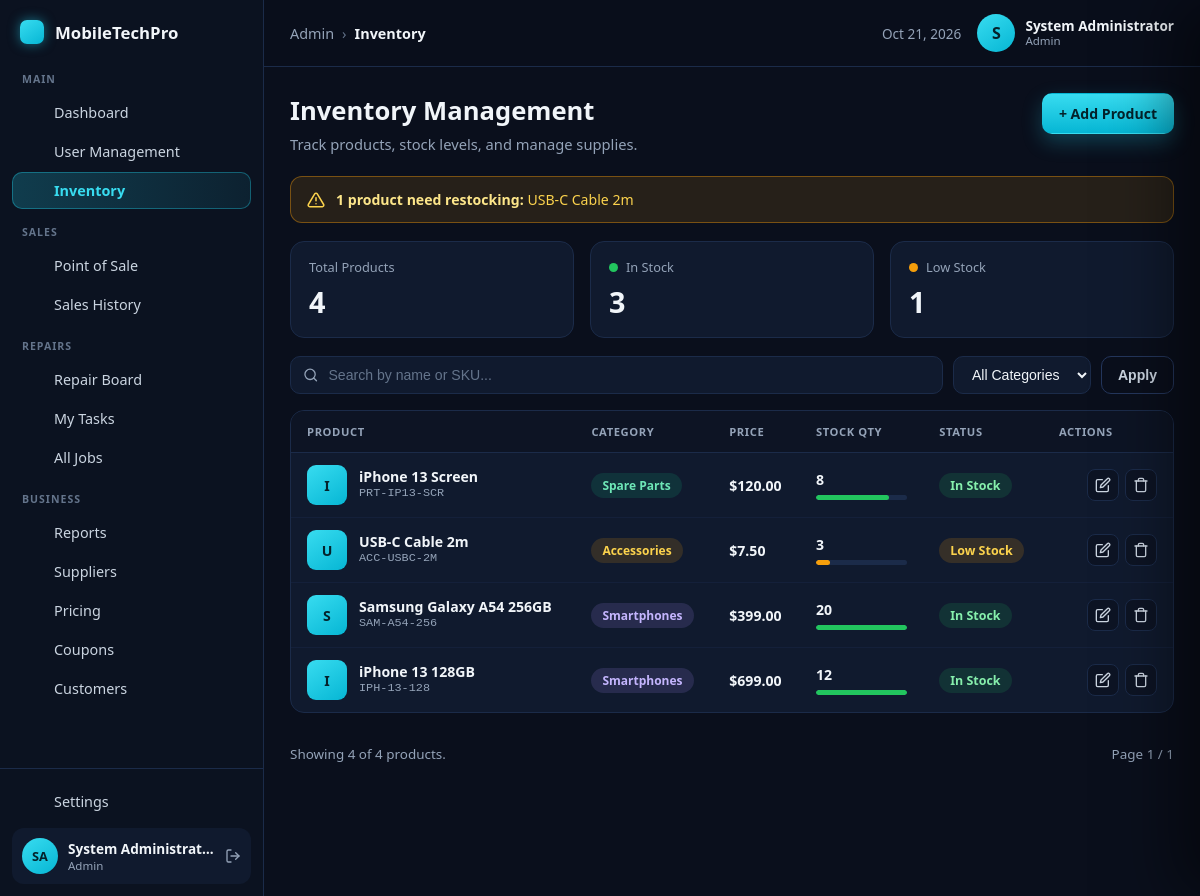
Page /admin/inventory (signed in) on the committed database.
### tables this page shows
CREATE TABLE products (
    product_id    INT UNSIGNED NOT NULL AUTO_INCREMENT,
    sku           VARCHAR(60)  NOT NULL,
    name          VARCHAR(160) NOT NULL,
    description   TEXT             NULL,
    category_id   INT UNSIGNED     NULL,
    brand_id      INT UNSIGNED     NULL,
    supplier_id   INT UNSIGNED     NULL,
    cost_price    DECIMAL(10,2) NOT NULL DEFAULT 0.00,
    selling_price DECIMAL(10,2) NOT NULL DEFAULT 0.00,
    image_path    VARCHAR(255)     NULL,            
    active        TINYINT(1)    NOT NULL DEFAULT 1,
    created_at    TIMESTAMP     NOT NULL DEFAULT CURRENT_TIMESTAMP,
    updated_at    TIMESTAMP     NOT NULL DEFAULT CURRENT_TIMESTAMP ON UPDATE CURRENT_TIMESTAMP,
    PRIMARY KEY (product_id),
    UNIQUE KEY uq_products_sku (sku),
    KEY idx_products_category (category_id),
    KEY idx_products_brand (brand_id),
    KEY idx_products_supplier (supplier_id),
    KEY idx_products_name (name),
    CONSTRAINT fk_products_category FOREIGN KEY (category_id)
        REFERENCES categories (category_id) ON DELETE SET NULL ON UPDATE CASCADE,
    CONSTRAINT fk_products_brand FOREIGN KEY (brand_id)
        REFERENCES brands (brand_id) ON DELETE SET NULL ON UPDATE CASCADE,
    CONSTRAINT fk_products_supplier FOREIGN KEY (supplier_id)
        REFERENCES suppliers (supplier_id) ON DELETE SET NULL ON UPDATE CASCADE
);

CREATE TABLE categories (
    category_id INT UNSIGNED NOT NULL AUTO_INCREMENT,
    name        VARCHAR(100) NOT NULL,
    created_at  TIMESTAMP    NOT NULL DEFAULT CURRENT_TIMESTAMP,
    PRIMARY KEY (category_id),
    UNIQUE KEY uq_categories_name (name)
);

CREATE TABLE inventory (
    inventory_id  INT UNSIGNED NOT NULL AUTO_INCREMENT,
    product_id    INT UNSIGNED NOT NULL,
    quantity      INT NOT NULL DEFAULT 0,
    reorder_level INT NOT NULL DEFAULT 5,           
    location      VARCHAR(80)      NULL,
    updated_at    TIMESTAMP    NOT NULL DEFAULT CURRENT_TIMESTAMP ON UPDATE CURRENT_TIMESTAMP,
    PRIMARY KEY (inventory_id),
    UNIQUE KEY uq_inventory_product (product_id),
    KEY idx_inventory_reorder (quantity, reorder_level),
    CONSTRAINT fk_inventory_product FOREIGN KEY (product_id)
        REFERENCES products (product_id) ON DELETE CASCADE ON UPDATE CASCADE
);

### app/Views/admin/inventory/index.php (the view, shortened to what the rows shown need)
<?php
$stockStatus = static function (int $qty, int $reorder): array {
    if ($qty <= 0) {
        return ['label' => 'Out of Stock', 'cls' => 'status--out', 'bar' => 'bar--red'];
    }
    if ($qty <= $reorder) {
        return ['label' => 'Low Stock', 'cls' => 'status--low', 'bar' => 'bar--amber'];
    }
    return ['label' => 'In Stock', 'cls' => 'status--in', 'bar' => 'bar--green'];
};
$stockPct = static function (int $qty, int $reorder): int {
    $target = max($reorder * 2, 10);
    return (int) max(4, min(100, round($qty / $target * 100)));
};
?>
<!DOCTYPE html>
<html lang="en">
<head>
    <link rel="stylesheet" href="<?= e(base_url('css/dashboard.css')) ?>">
    <link rel="stylesheet" href="<?= e(base_url('css/users.css')) ?>">
    <link rel="stylesheet" href="<?= e(base_url('css/inventory.css')) ?>">
</head>
<body class="dash-body">
    <div class="dash-layout">
        <?php require APP_ROOT . '/app/Views/partials/sidebar.php'; ?>
        <div class="dash-main">
            <header class="topbar">
                <nav class="breadcrumb" aria-label="Breadcrumb">
                    <span class="crumb">Admin</span>
                    <span class="crumb-sep">&rsaquo;</span>
                    <span class="crumb crumb-current">Inventory</span>
                </nav>
                <div class="topbar-right">
                    <span class="topbar-date"><?= e($today) ?></span>
                    <div class="user-chip">
                        <span class="user-avatar" aria-hidden="true"><?= e(strtoupper(substr((string) ($user['full_name'] ?? 'U'), 0, 1))) ?></span>
                        <span class="user-meta">
                            <span class="user-name"><?= e($user['full_name'] ?? 'User') ?></span>
                            <span class="user-role"><?= e(ucwords(str_replace('_', ' ', (string) ($user['user_type'] ?? '')))) ?></span>
                        </span>
                    </div>
                </div>
            </header>
            <main class="content">
                <div class="content-head">
                    <div>
                        <h1 class="page-greeting">Inventory Management</h1>
                        <p class="page-sub">Track products, stock levels, and manage supplies.</p>
                    </div>
                    <div class="content-actions">
                        <a class="btn-cyan" href="<?= e(base_url('/admin/inventory/create')) ?>">+ Add Product</a>
                    </div>
                </div>
                <?php if ($lowStockNames): ?>
                    <div class="alert-banner" role="alert">
                        <span>
                            <strong><?= e((string) count($lowStockNames)) ?> product<?= count($lowStockNames) === 1 ? '' : 's' ?> need restocking:</strong>
                            <?= e(implode(', ', array_slice($lowStockNames, 0, 8))) ?><?= count($lowStockNames) > 8 ? '&hellip;' : '' ?>
                        </span>
                    </div>
                <?php endif; ?>
                <section class="summary-grid">
                    <article class="summary-card">
                        <p class="summary-label">Total Products</p>
                        <p class="summary-value"><?= e((string) $counts['total']) ?></p>
                    </article>
                    <article class="summary-card">
                        <p class="summary-label"><span class="dot dot--green"></span> In Stock</p>
                        <p class="summary-value"><?= e((string) $counts['in_stock']) ?></p>
                    </article>
                    <article class="summary-card">
                        <p class="summary-label"><span class="dot dot--amber"></span> Low Stock</p>
                        <p class="summary-value"><?= e((string) $counts['low_stock']) ?></p>
                    </article>
                </section>
                <form class="user-toolbar" method="get" action="<?= e(base_url('/admin/inventory')) ?>">
                    <label class="toolbar-search">
                        <svg viewBox="0 0 24 24" width="16" height="16" fill="none" stroke="currentColor" stroke-width="2" stroke-linecap="round" stroke-linejoin="round" aria-hidden="true"><circle cx="11" cy="11" r="8"/><line x1="21" y1="21" x2="16.65" y2="16.65"/></svg>
                        <input type="search" name="q" class="search-input" placeholder="Search by name or SKU..." value="<?= e($q) ?>">
                    </label>
                    <select name="category" class="toolbar-select">
                        <option value="">All Categories</option>
                    </select>
                    <button type="submit" class="btn-outline">Apply</button>
                </form>
                <div class="table-wrap">
                    <table class="user-table inv-table">
                        <thead>
                            <tr>
                                <th>Product</th>
                                <th>Category</th>
                                <th>Price</th>
                                <th>Stock Qty</th>
                                <th>Status</th>
                                <th class="col-actions">Actions</th>
                            </tr>
                        </thead>
                        <tbody>
                            <?php foreach ($products as $p):
                                $qty = (int) ($p['quantity'] ?? 0);
                                $reorder = (int) ($p['reorder_level'] ?? 0);
                                $st = $stockStatus($qty, $reorder);
                                $pid = (int) $p['product_id'];
                                $catClass = 'cat-color-' . ((int) ($p['category_id'] ?? 0) % 5);
                            ?>
                                <tr>
                                    <td>
                                        <div class="prod-cell">
                                            <?php if (!empty($p['image_path'])): ?>
                                                <img class="prod-thumb" src="<?= e(base_url((string) $p['image_path'])) ?>" alt="<?= e($p['name']) ?>">
                                            <?php else: ?>
                                                <span class="prod-thumb prod-thumb--placeholder"><?= e(strtoupper(substr((string) $p['name'], 0, 1))) ?></span>
                                            <?php endif; ?>
                                            <span class="prod-meta">
                                                <a class="prod-name" href="<?= e(base_url('/admin/inventory/edit/' . $pid)) ?>"><?= e($p['name']) ?></a>
                                                <span class="prod-sku"><?= e((string) $p['sku']) ?></span>
                                            </span>
                                        </div>
                                    </td>
                                    <td><span class="cat-pill <?= e($catClass) ?>"><?= e((string) ($p['category_name'] ?? '—')) ?></span></td>
                                    <td class="cell-price">$<?= e(number_format((float) $p['selling_price'], 2)) ?></td>
                                    <td class="cell-stock">
                                        <span class="stock-qty"><?= e((string) $qty) ?></span>
                                        <span class="stock-bar"><span class="stock-bar-fill <?= e($st['bar']) ?>" data-pct="<?= e((string) $stockPct($qty, $reorder)) ?>"></span></span>
                                    </td>
                                    <td><span class="status-pill <?= e($st['cls']) ?>"><?= e($st['label']) ?></span></td>
                                    <td class="col-actions">
                                        <div class="row-actions">
                                            <a class="icon-btn" href="<?= e(base_url('/admin/inventory/edit/' . $pid)) ?>" aria-label="Edit product" title="Edit">
                                                <svg viewBox="0 0 24 24" width="16" height="16" fill="none" stroke="currentColor" stroke-width="2" stroke-linecap="round" stroke-linejoin="round" aria-hidden="true"><path d="M11 4H4a2 2 0 0 0-2 2v14a2 2 0 0 0 2 2h14a2 2 0 0 0 2-2v-7"/><path d="M18.5 2.5a2.12 2.12 0 0 1 3 3L12 15l-4 1 1-4z"/></svg>
                                            </a>
                                            <form method="post" action="<?= e(base_url('/admin/inventory/delete/' . $pid)) ?>" data-confirm="Delete <?= e($p['name']) ?>? This cannot be undone.">
                                                <button type="submit" class="icon-btn icon-btn--danger" aria-label="Delete product" title="Delete">
                                                    <svg viewBox="0 0 24 24" width="16" height="16" fill="none" stroke="currentColor" stroke-width="2" stroke-linecap="round" stroke-linejoin="round" aria-hidden="true"><polyline points="3 6 5 6 21 6"/><path d="M19 6v14a2 2 0 0 1-2 2H7a2 2 0 0 1-2-2V6m3 0V4a2 2 0 0 1 2-2h4a2 2 0 0 1 2 2v2"/></svg>
                                                </button>
                                            </form>
                                        </div>
                                    </td>
                                </tr>
                            <?php endforeach; ?>
                        </tbody>
                    </table>
                </div>
                <div class="pagination">
                    <span class="pagination-info">Showing <?= e((string) $shown) ?> of <?= e((string) $total) ?> products.</span>
                    <div class="pagination-nav">
                        <span class="pagination-page">Page <?= e((string) $page) ?> / <?= e((string) $pages) ?></span>
                    </div>
                </div>
            </main>
        </div>
    </div>
</body>
</html>

### app/Core/App.php (shortened to what the rows shown need)
<?php
class App
{
    private array $routes = [
        'GET' => [],
        'POST' => [],
    ];
    private function add(string $method, string $path, array $handler): void
    {
        $this->routes[$method][] = [
            'segments' => $this->segments($path),
            'handler' => $handler,
        ];
    }
    public function run(): void
    {
        $method = strtoupper($_SERVER['REQUEST_METHOD'] ?? 'GET');
        $requestSegments = $this->segments($this->currentPath());
        foreach ($this->routes[$method] ?? [] as $route) {
            $params = $this->match($route['segments'], $requestSegments);
            if ($params === null) {
                continue;
            }
            [$class, $action] = $route['handler'];
            $controller = new $class();
            $controller->$action(...$params);
            return;
        }
    }
    private function match(array $routeSegments, array $requestSegments): ?array
    {
        if (count($routeSegments) !== count($requestSegments)) {
            return null;
        }
        $params = [];
        foreach ($routeSegments as $i => $seg) {
            if ($seg !== $requestSegments[$i]) {
                return null;
            }
        }
        return $params;
    }
    private function segments(string $path): array
    {
        $trimmed = trim($path, '/');
        return $trimmed === '' ? [] : explode('/', $trimmed);
    }
    private function currentPath(): string
    {
        $uri = parse_url($_SERVER['REQUEST_URI'] ?? '/', PHP_URL_PATH);
        $uri = is_string($uri) ? rawurldecode($uri) : '/';
        return '/' . trim($uri, '/');
    }
}

### rows in the picture
products: name "I", name "iPhone 13 Screen", sku "PRT-IP13-SCR", category.name "Spare Parts", selling_price "120.00", inventory.quantity "8", inventory.quantity+reorder_level "In Stock"
products: name "U", name "USB-C Cable 2m", sku "ACC-USBC-2M", category.name "Accessories", selling_price "7.50", inventory.quantity "3", inventory.quantity+reorder_level "Low Stock"
products: name "S", name "Samsung Galaxy A54 256GB", sku "SAM-A54-256", category.name "Smartphones", selling_price "399.00", inventory.quantity "20", inventory.quantity+reorder_level "In Stock"
products: name "I", name "iPhone 13 128GB", sku "IPH-13-128", category.name "Smartphones", selling_price "699.00", inventory.quantity "12", inventory.quantity+reorder_level "In Stock"

### other values in the picture
$groupName "MAIN"
$item['label'] "Dashboard"
$item['label'] "User Management"
$item['label'] "Inventory"
$groupName "SALES"
$item['label'] "Point of Sale"
$item['label'] "Sales History"
$groupName "REPAIRS"
$item['label'] "Repair Board"
$item['label'] "My Tasks"
$item['label'] "All Jobs"
$groupName "BUSINESS"
$item['label'] "Reports"
$item['label'] "Suppliers"
$item['label'] "Pricing"
